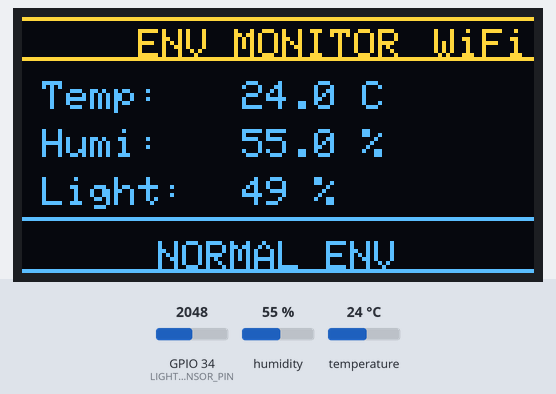
A program run on a simulated ESP32. Parts: 128×64 one-colour display. Inputs (shaded band) come from the test bench; at power-on: temperature 24 °C, GPIO 34 (LIGHT_SENSOR_PIN) = 2048, humidity 55 %. The OLED is the two-colour kind (top 16 rows yellow); WiFi joins after 1.5 s; servers stay silent unless stated; storage starts empty; what the program prints to the serial monitor is not drawn.

Above: at 7.2 s.
7.3 s: temperature set to 33 °C
At 10.3 s:
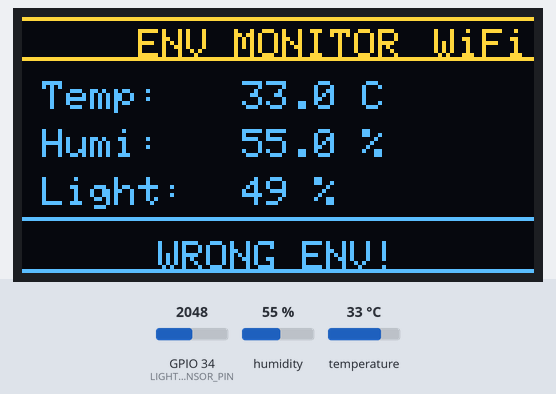
11.1 s: GPIO 34 (LIGHT_SENSOR_PIN) set to 2154
14.1 s: temperature set to 29 °C
At 19.7 s:
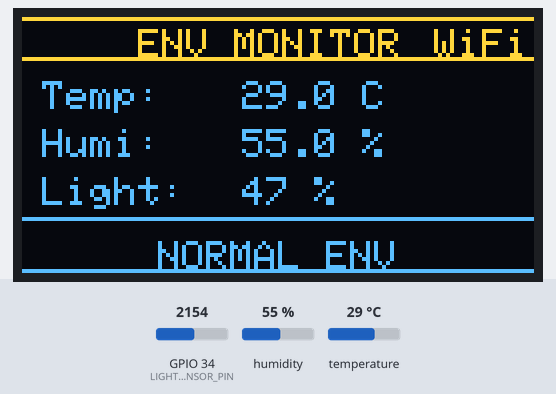
20.1 s: humidity set to 22 %
At 25.6 s:
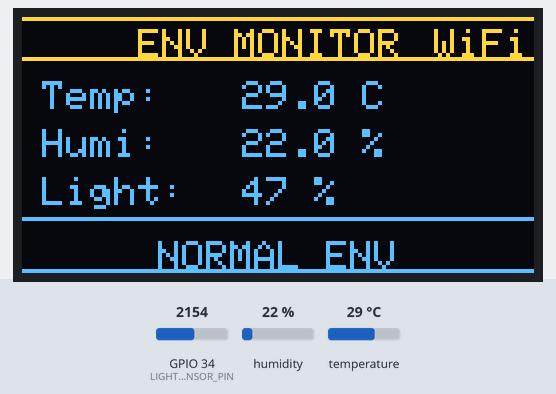
26.1 s: GPIO 34 (LIGHT_SENSOR_PIN) set to 2047
At 28.0 s:
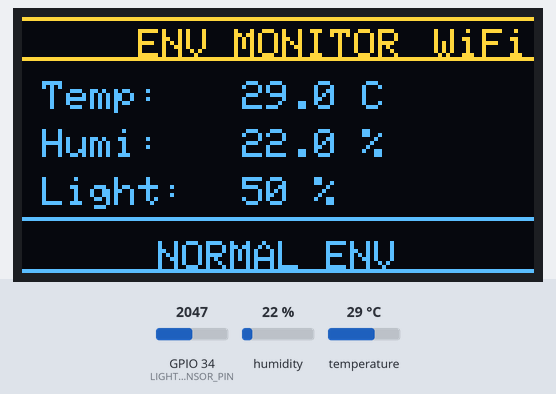
Timing chart, 0 to 29.5 s (numbered marks = the images above; inputs shaded):
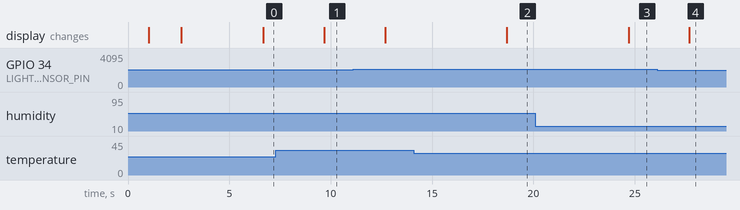

Measured:
- the behaviour switches between 31 and 30 °C on temperature (found by bisection; images 1 and 2)
- after the input at 7.3 s, the display: changes after 2.4 s (image 1)
- after the input at 14.1 s, the display: changes after 4.6 s (image 2)
- after the input at 20.1 s, the display: changes after 4.6 s (image 3)
- after the input at 26.1 s, the display: changes after 1.6 s (image 4)

The program:

main.cpp
```cpp
#include "Arduino.h"
#include "Wire.h"
#include "DHT.h"
#include "Arduino.h"
#include "Adafruit_GFX.h"
#include "Adafruit_SSD1306.h"
#include <WiFi.h>
#include <WebServer.h>
#include <FS.h>
#include "SD.h"
#include "SPI.h"


//WiFi网络配置
const char* ssid = "zzzz"; // WiFi名称（SSID）
const char* password = "xxxxx"; // WiFi密码

//创建Web服务器对象，监听80端口
WebServer server(80);

//引脚定义
#define DHTPIN 4          // DHT11传感器连接到GPIO4
#define DHTTYPE DHT11
DHT dht(DHTPIN, DHTTYPE); // 创建DHT对象

#define LIGHT_SENSOR_PIN 34 // 光敏电阻AO引脚连接到GPIO34

#define SD_CS_PIN 5 // SD卡模块的CS引脚连接到GPIO5

#define SCREEN_WIDTH 128 // OLED显示屏宽度，单位为像素
#define SCREEN_HEIGHT 64 // OLED显示屏高度，单位为像素
#define OLED_RESET     -1 // OLED显示屏复位引脚（如果没有连接则设置为-1）
#define OLED_ADDR 0x3C // OLED显示屏I2C地址
Adafruit_SSD1306 display(SCREEN_WIDTH, SCREEN_HEIGHT, &Wire, OLED_RESET);// 创建OLED显示屏对象

//全局变量
float humidity=0.0; // 湿度
float temperature=0.0; // 温度
int lightValue=0; // 光敏电阻值
int lightPercent=0; // 光照强度百分比
bool Wificonnected = false; // WiFi连接状态
bool SDCardMounted = false; // SD卡挂载状态
File uploadFile; // 用于处理文件上传的全局变量

//读取DHT11传感器数据的函数，返回湿度和温度
void readDHT11(float &humidity, float &temperature){
  humidity = dht.readHumidity();      // 读取湿度
  temperature = dht.readTemperature();   // 读取温度（默认单位为摄氏度）
}

// 读取光敏电阻数据的函数，返回平均值以减少噪声影响
int readLightSensor(){
  long sum=0;
  for(int i=0;i<10;i++){
    sum+=analogRead(LIGHT_SENSOR_PIN);
    delay(100);
  }
  return sum/10;
}

// 将光敏电阻值转换为百分比
void updateLightPercent() {
  lightValue = readLightSensor(); // 获取光敏电阻的平均值
  lightPercent = map(lightValue, 4095, 0, 0, 100); // 将光敏电阻值映射到0-100%
}

//保存数据到SD卡的函数
void saveDataToSD(){
  if(!SDCardMounted) return; // 如果SD卡未挂载则直接返回

  File dataFile = SD.open("/sensor_data/data.csv", FILE_APPEND);
  if (!dataFile) {
    Serial.println("❌ 无法打开数据文件！");
    Serial.println("路径为: /sensor_data/data.csv");
    return;
  }

  //写入数据：温湿度，光照，时间戳
  dataFile.print(millis()); // 时间戳
  dataFile.print(",");
  dataFile.print(temperature, 1); // 温度，保留1位小数
  dataFile.print(",");
  dataFile.print(humidity, 1); // 湿度，保留1位小数
  dataFile.print(",");
  dataFile.println(lightPercent); // 光照强度百分比

  dataFile.close(); // 关闭文件
  Serial.println("数据已保存到SD卡");
}

//创建CVS文件头（只第一次运行时调用）
void createCVSHeader() {
  if(!SDCardMounted) return; // 如果SD卡未挂载则直接返回

  if (!SD.exists("/sensor_data/data.csv")) {
    File dataFile = SD.open("/sensor_data/data.csv", FILE_WRITE);
    if (dataFile) {
      dataFile.println("时间(ms),温度(°C),湿度(%),光照(%)");
      dataFile.close();
      Serial.println("📄 创建CSV文件并写入表头");
    }
  } else {
    Serial.println("📄 CSV文件已存在，无需创建");
  }
}

//获取环境状态字符串
String getEnvStatus() {
  if (temperature > 30 || lightPercent > 80) {
    return "WRONG ENV!";
  } else {
    return "NORMAL ENV";
  }
}

//处理网页请求的函数
void handleRoot() {
  // 从SD卡读取网页文件
  File file = SD.open("/index.html", "r");
  if (!file) {
      server.send(404, "text/plain", "404: index.html not found on SD card");
      Serial.println("❌ 无法打开 /index.html，请检查SD卡中是否有此文件");
      return;
  }

  server.streamFile(file, "text/html");
  file.close();
  Serial.println("✅ 网页已从SD卡发送");
}

// ========== 处理JSON数据 ==========
void handleJSON() {
    String json = "{";
    json += "\"temperature\":" + String(temperature, 1) + ",";
    json += "\"humidity\":" + String(humidity, 1) + ",";
    json += "\"light\":" + String(lightPercent);
    json += "}";
    server.send(200, "application/json", json);
}

// ========== 处理404 ==========
void handleNotFound() {
    server.send(404, "text/plain", "404: Not Found");
}

//文件上传处理函数
void handleFileUpload() {
    HTTPUpload& upload = server.upload();

    if (upload.status == UPLOAD_FILE_START) {
        // 开始上传：创建文件
        String filename = "/" + upload.filename;
        uploadFile = SD.open(filename, FILE_WRITE);

        if (uploadFile) {
            Serial.print("✅ 开始上传: ");
            Serial.println(filename);
        } else {
            Serial.println("❌ 创建文件失败");
        }

    } else if (upload.status == UPLOAD_FILE_WRITE) {
        // 写入数据：边收边写，不占内存
        if (uploadFile) {
            uploadFile.write(upload.buf, upload.currentSize);
        }

    } else if (upload.status == UPLOAD_FILE_END) {
        // 上传完成
        if (uploadFile) {
            uploadFile.close();
            Serial.print("✅ 上传完成: ");
            Serial.print(upload.filename);
            Serial.print(" (");
            Serial.print(upload.totalSize);
            Serial.println(" 字节)");
        }

    } else if (upload.status == UPLOAD_FILE_ABORTED) {
        // 上传中断
        if (uploadFile) {
            uploadFile.close();
        }
        Serial.println("❌ 上传中断");
    }
}

//列出SD卡根目录下的文件
void handleFileList() {
    String html = "<!DOCTYPE html><html><head><meta charset='UTF-8'><title>SD卡文件列表</title>";
    html += "<style>body{font-family:Arial;margin:20px;} li{margin:5px 0;}</style>";
    html += "</head><body>";
    html += "<h1>📁 SD卡文件列表</h1><ul>";

    File root = SD.open("/");
    File file = root.openNextFile();

    while (file) {
        html += "<li>📄 /";
        html += file.name();
        html += " (";
        html += file.size();
        html += " 字节)</li>";
        file = root.openNextFile();
    }

    html += "</ul>";
    html += "<br><a href='/'>← 返回首页</a>";
    html += "</body></html>";

    server.send(200, "text/html", html);
    root.close();
}

//删除SD卡文件
void handleDeleteFile() {
    if (server.hasArg("file")) {
        String filename = "/" + server.arg("file");
        if (SD.remove(filename)) {
            server.send(200, "text/plain", "✅ 删除成功: " + server.arg("file"));
        } else {
            server.send(500, "text/plain", "❌ 删除失败");
        }
    } else {
        server.send(400, "text/plain", "请指定文件名");
    }
}

//初始化Web服务器
void initWebServer(){
  server.on("/", handleRoot); // 处理根路径请求
  server.on("/data", handleJSON); // 处理数据请求
  server.on("/list", handleFileList); // 处理文件列表请求
  server.on("/favicon.ico", []() { server.send(204, "text/plain", ""); }); // 处理favicon请求，返回204 No Content
  server.onNotFound(handleNotFound); // 处理404

  // 文件上传接口
  server.on("/upload", HTTP_POST, []() {
      server.send(200, "text/plain", "文件上传完成");
  }, handleFileUpload);

   // 文件删除接口
  server.on("/delete", handleDeleteFile);

  server.begin();
  Serial.println("Web服务器已启动");
  Serial.println("访问地址: http://" + WiFi.localIP().toString());
}

// 终端显示
void printToSerial() {
  Serial.println("================================");
  Serial.println("        --ENV MONITOR--        ");
  Serial.println("================================");

  Serial.print("  Temperature: ");
  Serial.print(temperature, 1);
  Serial.println(" C");

  Serial.print("  Humidity:    ");
  Serial.print(humidity, 1);
  Serial.println(" %");

  Serial.print("  Light:       ");
  Serial.print(lightPercent);
  Serial.println(" %");

  Serial.println("--------------------------------");
  Serial.print("  Status: ");
  Serial.println(getEnvStatus());
  Serial.println("================================");
  Serial.println();
}

// 更新OLED显示屏内容的函数
void updateDisplay() {
  display.clearDisplay();

  // ========== 顶部边框线 ==========
  display.drawLine(0, 0, SCREEN_WIDTH, 0, SSD1306_WHITE);
  display.drawLine(0, 10, SCREEN_WIDTH, 10, SSD1306_WHITE);

  // ========== 标题 ==========
  display.setTextSize(1);
  display.setTextColor(SSD1306_WHITE);
  display.setCursor(SCREEN_WIDTH / 2 - 35, 3);
  display.print("ENV MONITOR");

  // ========== WiFi状态图标（右上角）==========
  display.setCursor(SCREEN_WIDTH - 25, 3);
  if (WiFi.status() == WL_CONNECTED) {
    display.print("WiFi");
  } else {
    display.print("X");
  }

  // ========== 温度 ==========
  display.setCursor(5, 16);
  display.print("Temp:");
  display.setCursor(55, 16);
  display.print(temperature, 1);
  display.print(" C");

  // ========== 湿度 ==========
  display.setCursor(5, 28);
  display.print("Humi:");
  display.setCursor(55, 28);
  display.print(humidity, 1);
  display.print(" %");

  // ========== 光照强度 ==========
  display.setCursor(5, 40);
  display.print("Light:");
  display.setCursor(55, 40);
  display.print(lightPercent);
  display.print(" %");

  // ========== 底部分隔线 ==========
  display.drawLine(0, 50, SCREEN_WIDTH, 50, SSD1306_WHITE);

  // ========== 底部状态 ==========
  String status = getEnvStatus();
  display.setCursor(SCREEN_WIDTH / 2 - status.length() * 3, 56);
  display.print(status);

  // 根据WiFi状态显示不同内容
  if (WiFi.status() == WL_CONNECTED) {
    // WiFi已连接：显示环境状态
    display.setCursor(SCREEN_WIDTH / 2 - status.length() * 3, 56);
    display.print(status);
  } else {
    // WiFi未连接：显示警告
    display.setCursor(SCREEN_WIDTH / 2 - 30, 56);
    display.print("WiFi: Disconnected");
  }

  // ========== 底部边框线 ==========
  display.drawLine(0, SCREEN_HEIGHT - 1, SCREEN_WIDTH, SCREEN_HEIGHT - 1, SSD1306_WHITE);

  display.display();
}

// 连接WiFi的函数
void connectToWiFi(){
  Serial.print("正在连接WiFi: ");
  Serial.println(ssid);

  WiFi.begin(ssid, password);

  int attempts = 0;
  while (WiFi.status() != WL_CONNECTED&& attempts < 20){
    delay(500);
    Serial.print(".");
    attempts++;
  }

  Serial.println();

  if (WiFi.status() == WL_CONNECTED) {
    Wificonnected = true;
    Serial.println("WiFi连接成功！");
    Serial.print("IP地址: ");
    Serial.println(WiFi.localIP());
    Serial.println("网页地址: http://" + WiFi.localIP().toString());
  } else {
    Wificonnected = false;
    Serial.println("WiFi连接失败！");
  }

}


// 初始化SD卡
void initSDCard() {
  Serial.print("正在初始化SD卡...");

  //初始化SPI总线
  SPI.begin(18, 19, 23, SD_CS_PIN); // SCK, MISO, MOSI, CS
  SPI.setFrequency(1000000); // 设置SPI频率为1MHz
  if (!SD.begin(SD_CS_PIN, SPI, 1000000)) {
    Serial.println("❌ SD卡初始化失败！");
    Serial.println("请检查：");
    Serial.println("  1. VCC是否接3.3V（不是5V）");
    Serial.println("  2. 接线是否正确（CS→GPIO5, MOSI→GPIO23, MISO→GPIO19, SCK→GPIO18）");
    Serial.println("  3. SD卡是否插入并格式化为FAT32");
    SDCardMounted = false;
    return;
  }

  SDCardMounted = true;
  Serial.println("✅ SD卡初始化成功！");

  //获取SD卡信息
  uint64_t cardSize = SD.cardSize() / (1024 * 1024); // 转换为MB
  Serial.printf("SD卡容量:%llu MB\n", cardSize);

  //创建数据文件
  if(!SD.exists("/sensor_data/data.csv")) {
    File dataFile = SD.open("/sensor_data/data.csv", FILE_WRITE);
    if (dataFile) {
      dataFile.println("Timestamp,Temperature,Humidity,LightPercent");
      dataFile.close();
      Serial.println("数据文件已创建：/sensor_data/data.csv");
    } else {
      Serial.println("❌ 无法创建数据文件！");
    }
  } else {
    Serial.println("数据文件已存在：/sensor_data/data.csv");
  }
}


void setup() {
  Serial.begin(115200);
  delay(1000); // 等待串口稳定

  Serial.println("==========================================");
  Serial.println("          ESP32 智能环境监测系统");
  Serial.println("==========================================");

  // 初始化DHT传感器
  Serial.println("正在初始化DHT11传感器...");
  dht.begin();
  Serial.println("DHT11传感器已初始化，正在读取数据...");

  //配置光敏电阻
  Serial.println("光敏电阻初始化完成");

  // 初始化OLED显示屏
  Serial.println("正在初始化OLED显示屏...");
  if(!display.begin(SSD1306_SWITCHCAPVCC, OLED_ADDR)) {
    Serial.println("OLED显示屏初始化失败！");
    while(true); // 停止程序
  }
  Serial.println("OLED显示屏初始化成功！");

  // 初始化SD卡
  initSDCard();
  // 创建CSV文件头（如果文件不存在）
  createCVSHeader();

  //连接WiFi
  connectToWiFi();

  // 初始化Web服务器
  if(Wificonnected){
    initWebServer();
  }

    // 开机画面
    display.clearDisplay();
    display.setTextSize(1);
    display.setCursor(15, 25);
    display.println("System Ready");
    display.setCursor(25, 40);
    if (Wificonnected) {
        display.println("Web Server ON");
    } else {
        display.println("WiFi Failed");
    }
    display.display();

  delay(2000); // 等待传感器稳定
}

void loop() {
  static unsigned long lastReadTime = 0;// 上次读取数据的时间
  if(millis() - lastReadTime > 3000) { // 每3秒读取一次数据
    lastReadTime = millis();

  //读取DHT11传感器数据
  readDHT11(humidity, temperature);
  //读取光敏电阻数据
  readLightSensor();
  //更新光照强度百分比
  updateLightPercent();

  //保存数据到SD卡
  saveDataToSD();

  //OLED显示屏内容
  updateDisplay();

  //终端显示
  printToSerial();
  }

  //检查WiFi连接状态，如果断开则尝试重新连接
  if (WiFi.status() == WL_CONNECTED) {
    server.handleClient(); // 处理客户端请求
  }

  delay(10); // 每三秒读取一次
}
```
